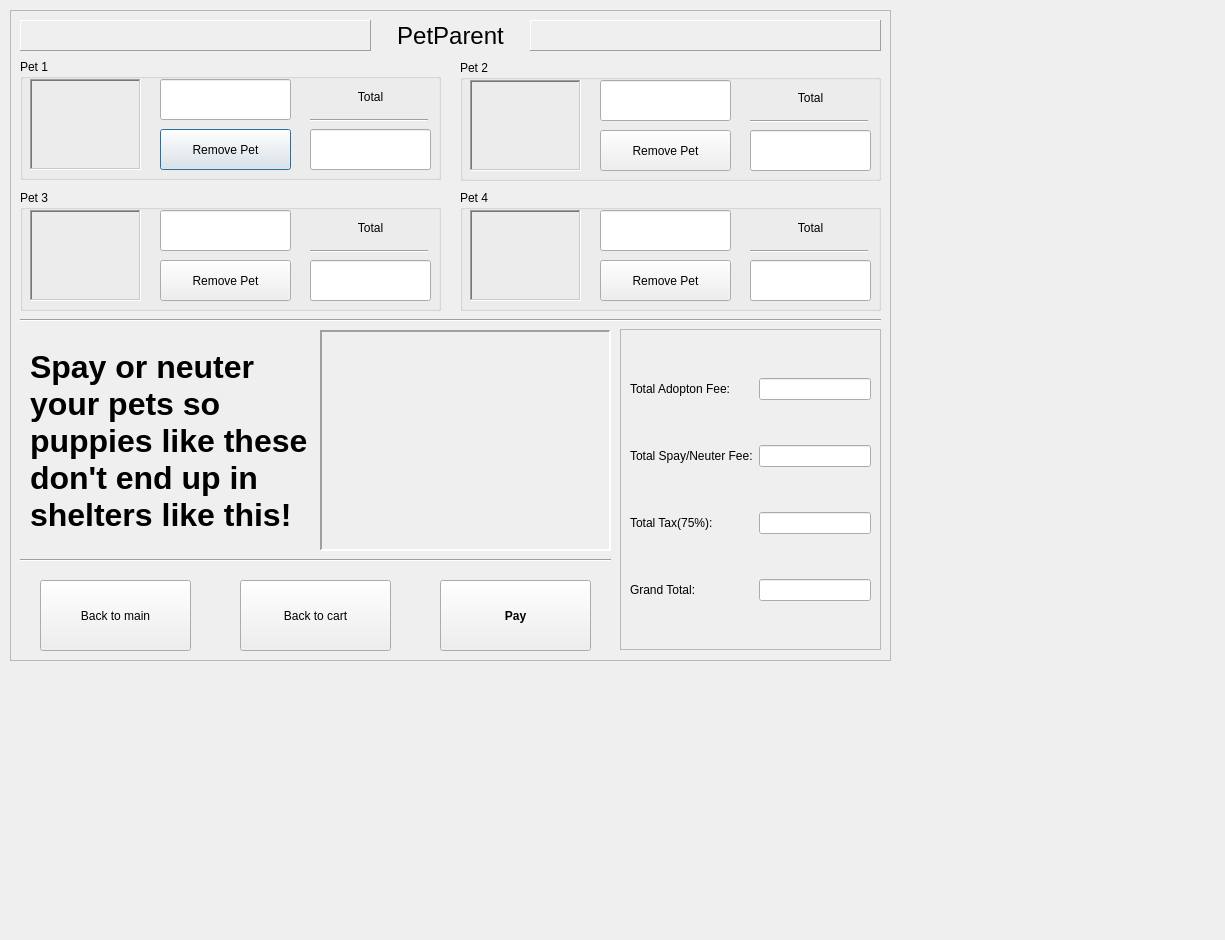
<?xml version="1.0" encoding="UTF-8"?>
<ui version="4.0">
 <class>Pay</class>
 <widget class="QDialog" name="Pay">
  <property name="geometry">
   <rect>
    <x>0</x>
    <y>0</y>
    <width>1225</width>
    <height>940</height>
   </rect>
  </property>
  <property name="windowTitle">
   <string>Dialog</string>
  </property>
  <widget class="QFrame" name="frame">
   <property name="geometry">
    <rect>
     <x>10</x>
     <y>10</y>
     <width>881</width>
     <height>651</height>
    </rect>
   </property>
   <property name="frameShape">
    <enum>QFrame::StyledPanel</enum>
   </property>
   <property name="frameShadow">
    <enum>QFrame::Sunken</enum>
   </property>
   <property name="lineWidth">
    <number>2</number>
   </property>
   <property name="midLineWidth">
    <number>2</number>
   </property>
   <widget class="QLabel" name="label">
    <property name="geometry">
     <rect>
      <x>370</x>
      <y>10</y>
      <width>141</width>
      <height>31</height>
     </rect>
    </property>
    <property name="font">
     <font>
      <pointsize>18</pointsize>
     </font>
    </property>
    <property name="text">
     <string>PetParent</string>
    </property>
    <property name="alignment">
     <set>Qt::AlignCenter</set>
    </property>
   </widget>
   <widget class="QFrame" name="frame_2">
    <property name="geometry">
     <rect>
      <x>10</x>
      <y>10</y>
      <width>351</width>
      <height>31</height>
     </rect>
    </property>
    <property name="frameShape">
     <enum>QFrame::Panel</enum>
    </property>
    <property name="frameShadow">
     <enum>QFrame::Raised</enum>
    </property>
    <property name="lineWidth">
     <number>1</number>
    </property>
    <property name="midLineWidth">
     <number>0</number>
    </property>
   </widget>
   <widget class="QFrame" name="frame_3">
    <property name="geometry">
     <rect>
      <x>520</x>
      <y>10</y>
      <width>351</width>
      <height>31</height>
     </rect>
    </property>
    <property name="frameShape">
     <enum>QFrame::Panel</enum>
    </property>
    <property name="frameShadow">
     <enum>QFrame::Raised</enum>
    </property>
    <property name="lineWidth">
     <number>1</number>
    </property>
    <property name="midLineWidth">
     <number>0</number>
    </property>
   </widget>
   <widget class="QGroupBox" name="groupBox">
    <property name="geometry">
     <rect>
      <x>10</x>
      <y>49</y>
      <width>421</width>
      <height>121</height>
     </rect>
    </property>
    <property name="title">
     <string>Pet 1</string>
    </property>
    <widget class="QLabel" name="label_2">
     <property name="geometry">
      <rect>
       <x>10</x>
       <y>20</y>
       <width>111</width>
       <height>91</height>
      </rect>
     </property>
     <property name="frameShape">
      <enum>QFrame::WinPanel</enum>
     </property>
     <property name="frameShadow">
      <enum>QFrame::Sunken</enum>
     </property>
     <property name="text">
      <string/>
     </property>
    </widget>
    <widget class="QLineEdit" name="lineEdit">
     <property name="geometry">
      <rect>
       <x>140</x>
       <y>20</y>
       <width>131</width>
       <height>41</height>
      </rect>
     </property>
     <property name="frame">
      <bool>true</bool>
     </property>
     <property name="readOnly">
      <bool>true</bool>
     </property>
    </widget>
    <widget class="QLabel" name="label_3">
     <property name="geometry">
      <rect>
       <x>300</x>
       <y>30</y>
       <width>101</width>
       <height>16</height>
      </rect>
     </property>
     <property name="text">
      <string>Total</string>
     </property>
     <property name="alignment">
      <set>Qt::AlignCenter</set>
     </property>
    </widget>
    <widget class="Line" name="line">
     <property name="geometry">
      <rect>
       <x>290</x>
       <y>60</y>
       <width>118</width>
       <height>3</height>
      </rect>
     </property>
     <property name="orientation">
      <enum>Qt::Horizontal</enum>
     </property>
    </widget>
    <widget class="QLineEdit" name="lineEdit_2">
     <property name="geometry">
      <rect>
       <x>290</x>
       <y>70</y>
       <width>121</width>
       <height>41</height>
      </rect>
     </property>
     <property name="frame">
      <bool>true</bool>
     </property>
     <property name="readOnly">
      <bool>true</bool>
     </property>
    </widget>
    <widget class="QPushButton" name="pushButton">
     <property name="geometry">
      <rect>
       <x>140</x>
       <y>70</y>
       <width>131</width>
       <height>41</height>
      </rect>
     </property>
     <property name="text">
      <string>Remove Pet</string>
     </property>
    </widget>
   </widget>
   <widget class="QPushButton" name="pushButton_6">
    <property name="geometry">
     <rect>
      <x>30</x>
      <y>570</y>
      <width>151</width>
      <height>71</height>
     </rect>
    </property>
    <property name="sizePolicy">
     <sizepolicy hsizetype="Fixed" vsizetype="Fixed">
      <horstretch>0</horstretch>
      <verstretch>0</verstretch>
     </sizepolicy>
    </property>
    <property name="text">
     <string>Back to main</string>
    </property>
   </widget>
   <widget class="QGroupBox" name="groupBox_2">
    <property name="geometry">
     <rect>
      <x>450</x>
      <y>50</y>
      <width>421</width>
      <height>121</height>
     </rect>
    </property>
    <property name="title">
     <string>Pet 2</string>
    </property>
    <widget class="QLabel" name="label_4">
     <property name="geometry">
      <rect>
       <x>10</x>
       <y>20</y>
       <width>111</width>
       <height>91</height>
      </rect>
     </property>
     <property name="frameShape">
      <enum>QFrame::WinPanel</enum>
     </property>
     <property name="frameShadow">
      <enum>QFrame::Sunken</enum>
     </property>
     <property name="text">
      <string/>
     </property>
    </widget>
    <widget class="QLineEdit" name="lineEdit_3">
     <property name="geometry">
      <rect>
       <x>140</x>
       <y>20</y>
       <width>131</width>
       <height>41</height>
      </rect>
     </property>
     <property name="frame">
      <bool>true</bool>
     </property>
     <property name="readOnly">
      <bool>true</bool>
     </property>
    </widget>
    <widget class="QLabel" name="label_5">
     <property name="geometry">
      <rect>
       <x>300</x>
       <y>30</y>
       <width>101</width>
       <height>16</height>
      </rect>
     </property>
     <property name="text">
      <string>Total</string>
     </property>
     <property name="alignment">
      <set>Qt::AlignCenter</set>
     </property>
    </widget>
    <widget class="Line" name="line_2">
     <property name="geometry">
      <rect>
       <x>290</x>
       <y>60</y>
       <width>118</width>
       <height>3</height>
      </rect>
     </property>
     <property name="orientation">
      <enum>Qt::Horizontal</enum>
     </property>
    </widget>
    <widget class="QLineEdit" name="lineEdit_4">
     <property name="geometry">
      <rect>
       <x>290</x>
       <y>70</y>
       <width>121</width>
       <height>41</height>
      </rect>
     </property>
     <property name="frame">
      <bool>true</bool>
     </property>
     <property name="readOnly">
      <bool>true</bool>
     </property>
    </widget>
    <widget class="QPushButton" name="pushButton_2">
     <property name="geometry">
      <rect>
       <x>140</x>
       <y>70</y>
       <width>131</width>
       <height>41</height>
      </rect>
     </property>
     <property name="text">
      <string>Remove Pet</string>
     </property>
    </widget>
   </widget>
   <widget class="QGroupBox" name="groupBox_3">
    <property name="geometry">
     <rect>
      <x>10</x>
      <y>180</y>
      <width>421</width>
      <height>121</height>
     </rect>
    </property>
    <property name="title">
     <string>Pet 3</string>
    </property>
    <widget class="QLabel" name="label_6">
     <property name="geometry">
      <rect>
       <x>10</x>
       <y>20</y>
       <width>111</width>
       <height>91</height>
      </rect>
     </property>
     <property name="frameShape">
      <enum>QFrame::WinPanel</enum>
     </property>
     <property name="frameShadow">
      <enum>QFrame::Sunken</enum>
     </property>
     <property name="text">
      <string/>
     </property>
    </widget>
    <widget class="QLineEdit" name="lineEdit_5">
     <property name="geometry">
      <rect>
       <x>140</x>
       <y>20</y>
       <width>131</width>
       <height>41</height>
      </rect>
     </property>
     <property name="frame">
      <bool>true</bool>
     </property>
     <property name="readOnly">
      <bool>true</bool>
     </property>
    </widget>
    <widget class="QLabel" name="label_7">
     <property name="geometry">
      <rect>
       <x>300</x>
       <y>30</y>
       <width>101</width>
       <height>16</height>
      </rect>
     </property>
     <property name="text">
      <string>Total</string>
     </property>
     <property name="alignment">
      <set>Qt::AlignCenter</set>
     </property>
    </widget>
    <widget class="Line" name="line_3">
     <property name="geometry">
      <rect>
       <x>290</x>
       <y>60</y>
       <width>118</width>
       <height>3</height>
      </rect>
     </property>
     <property name="orientation">
      <enum>Qt::Horizontal</enum>
     </property>
    </widget>
    <widget class="QLineEdit" name="lineEdit_6">
     <property name="geometry">
      <rect>
       <x>290</x>
       <y>70</y>
       <width>121</width>
       <height>41</height>
      </rect>
     </property>
     <property name="frame">
      <bool>true</bool>
     </property>
     <property name="readOnly">
      <bool>true</bool>
     </property>
    </widget>
    <widget class="QPushButton" name="pushButton_3">
     <property name="geometry">
      <rect>
       <x>140</x>
       <y>70</y>
       <width>131</width>
       <height>41</height>
      </rect>
     </property>
     <property name="text">
      <string>Remove Pet</string>
     </property>
    </widget>
   </widget>
   <widget class="QGroupBox" name="groupBox_4">
    <property name="geometry">
     <rect>
      <x>450</x>
      <y>180</y>
      <width>421</width>
      <height>121</height>
     </rect>
    </property>
    <property name="title">
     <string>Pet 4</string>
    </property>
    <widget class="QLabel" name="label_8">
     <property name="geometry">
      <rect>
       <x>10</x>
       <y>20</y>
       <width>111</width>
       <height>91</height>
      </rect>
     </property>
     <property name="frameShape">
      <enum>QFrame::WinPanel</enum>
     </property>
     <property name="frameShadow">
      <enum>QFrame::Sunken</enum>
     </property>
     <property name="text">
      <string/>
     </property>
    </widget>
    <widget class="QLineEdit" name="lineEdit_7">
     <property name="geometry">
      <rect>
       <x>140</x>
       <y>20</y>
       <width>131</width>
       <height>41</height>
      </rect>
     </property>
     <property name="frame">
      <bool>true</bool>
     </property>
     <property name="readOnly">
      <bool>true</bool>
     </property>
    </widget>
    <widget class="QLabel" name="label_9">
     <property name="geometry">
      <rect>
       <x>300</x>
       <y>30</y>
       <width>101</width>
       <height>16</height>
      </rect>
     </property>
     <property name="text">
      <string>Total</string>
     </property>
     <property name="alignment">
      <set>Qt::AlignCenter</set>
     </property>
    </widget>
    <widget class="Line" name="line_4">
     <property name="geometry">
      <rect>
       <x>290</x>
       <y>60</y>
       <width>118</width>
       <height>3</height>
      </rect>
     </property>
     <property name="orientation">
      <enum>Qt::Horizontal</enum>
     </property>
    </widget>
    <widget class="QLineEdit" name="lineEdit_8">
     <property name="geometry">
      <rect>
       <x>290</x>
       <y>70</y>
       <width>121</width>
       <height>41</height>
      </rect>
     </property>
     <property name="frame">
      <bool>true</bool>
     </property>
     <property name="readOnly">
      <bool>true</bool>
     </property>
    </widget>
    <widget class="QPushButton" name="pushButton_4">
     <property name="geometry">
      <rect>
       <x>140</x>
       <y>70</y>
       <width>131</width>
       <height>41</height>
      </rect>
     </property>
     <property name="text">
      <string>Remove Pet</string>
     </property>
    </widget>
   </widget>
   <widget class="Line" name="line_5">
    <property name="geometry">
     <rect>
      <x>10</x>
      <y>300</y>
      <width>861</width>
      <height>20</height>
     </rect>
    </property>
    <property name="orientation">
     <enum>Qt::Horizontal</enum>
    </property>
   </widget>
   <widget class="QPushButton" name="pushButton_7">
    <property name="geometry">
     <rect>
      <x>230</x>
      <y>570</y>
      <width>151</width>
      <height>71</height>
     </rect>
    </property>
    <property name="sizePolicy">
     <sizepolicy hsizetype="Fixed" vsizetype="Fixed">
      <horstretch>0</horstretch>
      <verstretch>0</verstretch>
     </sizepolicy>
    </property>
    <property name="text">
     <string>Back to cart</string>
    </property>
   </widget>
   <widget class="QPushButton" name="pushButton_8">
    <property name="geometry">
     <rect>
      <x>430</x>
      <y>570</y>
      <width>151</width>
      <height>71</height>
     </rect>
    </property>
    <property name="sizePolicy">
     <sizepolicy hsizetype="Fixed" vsizetype="Fixed">
      <horstretch>0</horstretch>
      <verstretch>0</verstretch>
     </sizepolicy>
    </property>
    <property name="font">
     <font>
      <weight>75</weight>
      <bold>true</bold>
     </font>
    </property>
    <property name="text">
     <string>Pay</string>
    </property>
   </widget>
   <widget class="Line" name="line_6">
    <property name="geometry">
     <rect>
      <x>10</x>
      <y>540</y>
      <width>591</width>
      <height>20</height>
     </rect>
    </property>
    <property name="orientation">
     <enum>Qt::Horizontal</enum>
    </property>
   </widget>
   <widget class="QLabel" name="label_10">
    <property name="geometry">
     <rect>
      <x>310</x>
      <y>320</y>
      <width>291</width>
      <height>221</height>
     </rect>
    </property>
    <property name="frameShape">
     <enum>QFrame::Panel</enum>
    </property>
    <property name="frameShadow">
     <enum>QFrame::Sunken</enum>
    </property>
    <property name="lineWidth">
     <number>2</number>
    </property>
    <property name="midLineWidth">
     <number>2</number>
    </property>
    <property name="text">
     <string/>
    </property>
   </widget>
   <widget class="QLabel" name="label_11">
    <property name="geometry">
     <rect>
      <x>20</x>
      <y>320</y>
      <width>281</width>
      <height>221</height>
     </rect>
    </property>
    <property name="font">
     <font>
      <pointsize>24</pointsize>
      <weight>75</weight>
      <bold>true</bold>
     </font>
    </property>
    <property name="text">
     <string>Spay or neuter your pets so puppies like these don't end up in shelters like this!</string>
    </property>
    <property name="wordWrap">
     <bool>true</bool>
    </property>
   </widget>
   <widget class="QFrame" name="frame_4">
    <property name="geometry">
     <rect>
      <x>610</x>
      <y>319</y>
      <width>261</width>
      <height>321</height>
     </rect>
    </property>
    <property name="frameShape">
     <enum>QFrame::StyledPanel</enum>
    </property>
    <property name="frameShadow">
     <enum>QFrame::Sunken</enum>
    </property>
    <property name="lineWidth">
     <number>2</number>
    </property>
    <property name="midLineWidth">
     <number>2</number>
    </property>
    <widget class="QWidget" name="">
     <property name="geometry">
      <rect>
       <x>10</x>
       <y>10</y>
       <width>241</width>
       <height>301</height>
      </rect>
     </property>
     <layout class="QGridLayout" name="gridLayout">
      <item row="0" column="0">
       <widget class="QLabel" name="label_18">
        <property name="sizePolicy">
         <sizepolicy hsizetype="Fixed" vsizetype="Preferred">
          <horstretch>0</horstretch>
          <verstretch>0</verstretch>
         </sizepolicy>
        </property>
        <property name="text">
         <string>Total Adopton Fee:</string>
        </property>
       </widget>
      </item>
      <item row="0" column="1">
       <widget class="QLineEdit" name="lineEdit_17">
        <property name="frame">
         <bool>true</bool>
        </property>
        <property name="readOnly">
         <bool>true</bool>
        </property>
       </widget>
      </item>
      <item row="1" column="0">
       <widget class="QLabel" name="label_19">
        <property name="sizePolicy">
         <sizepolicy hsizetype="Fixed" vsizetype="Preferred">
          <horstretch>0</horstretch>
          <verstretch>0</verstretch>
         </sizepolicy>
        </property>
        <property name="text">
         <string>Total Spay/Neuter Fee:</string>
        </property>
       </widget>
      </item>
      <item row="1" column="1">
       <widget class="QLineEdit" name="lineEdit_18">
        <property name="frame">
         <bool>true</bool>
        </property>
        <property name="readOnly">
         <bool>true</bool>
        </property>
       </widget>
      </item>
      <item row="2" column="0">
       <widget class="QLabel" name="label_20">
        <property name="sizePolicy">
         <sizepolicy hsizetype="Fixed" vsizetype="Preferred">
          <horstretch>0</horstretch>
          <verstretch>0</verstretch>
         </sizepolicy>
        </property>
        <property name="text">
         <string>Total Tax(75%):</string>
        </property>
       </widget>
      </item>
      <item row="2" column="1">
       <widget class="QLineEdit" name="lineEdit_19">
        <property name="frame">
         <bool>true</bool>
        </property>
        <property name="readOnly">
         <bool>true</bool>
        </property>
       </widget>
      </item>
      <item row="3" column="0">
       <widget class="QLabel" name="label_21">
        <property name="sizePolicy">
         <sizepolicy hsizetype="Fixed" vsizetype="Preferred">
          <horstretch>0</horstretch>
          <verstretch>0</verstretch>
         </sizepolicy>
        </property>
        <property name="text">
         <string>Grand Total:</string>
        </property>
       </widget>
      </item>
      <item row="3" column="1">
       <widget class="QLineEdit" name="lineEdit_20">
        <property name="frame">
         <bool>true</bool>
        </property>
        <property name="readOnly">
         <bool>true</bool>
        </property>
       </widget>
      </item>
     </layout>
    </widget>
   </widget>
  </widget>
 </widget>
 <resources/>
 <connections/>
</ui>
